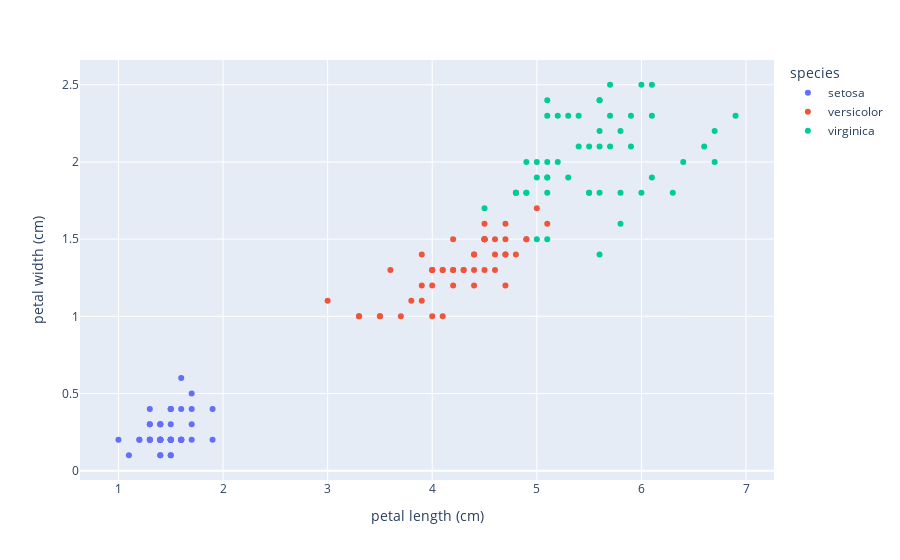

Notebook code for this chart:
### Code cell
px.scatter(data_frame=df, x="petal length (cm)", y="petal width (cm)", color="species")

### Figure 1 — Plotly figure (JSON) as saved in the notebook; plotly's stock layout.template omitted (floating-point values rounded to 4 significant figures)
{"data": [{"hovertemplate": "species=setosa<br>petal length (cm)=%{x}<br>petal width (cm)=%{y}<extra></extra>", "legendgroup": "setosa", "marker": {"color": "#636efa", "symbol": "circle"}, "mode": "markers", "name": "setosa", "orientation": "v", "showlegend": true, "type": "scatter", "x": [1.4, 1.4, 1.3, 1.5, 1.4, 1.7, 1.4, 1.5, 1.4, 1.5, 1.5, 1.6, 1.4, 1.1, 1.2, 1.5, 1.3, 1.4, 1.7, 1.5, 1.7, 1.5, 1, 1.7, 1.9, 1.6, 1.6, 1.5, 1.4, 1.6, 1.6, 1.5, 1.5, 1.4, 1.5, 1.2, 1.3, 1.4, 1.3, 1.5, 1.3, 1.3, 1.3, 1.6, 1.9, 1.4, 1.6, 1.4, 1.5, 1.4], "xaxis": "x", "y": [0.2, 0.2, 0.2, 0.2, 0.2, 0.4, 0.3, 0.2, 0.2, 0.1, 0.2, 0.2, 0.1, 0.1, 0.2, 0.4, 0.4, 0.3, 0.3, 0.3, 0.2, 0.4, 0.2, 0.5, 0.2, 0.2, 0.4, 0.2, 0.2, 0.2, 0.2, 0.4, 0.1, 0.2, 0.2, 0.2, 0.2, 0.1, 0.2, 0.2, 0.3, 0.3, 0.2, 0.6, 0.4, 0.3, 0.2, 0.2, 0.2, 0.2], "yaxis": "y"}, {"hovertemplate": "species=versicolor<br>petal length (cm)=%{x}<br>petal width (cm)=%{y}<extra></extra>", "legendgroup": "versicolor", "marker": {"color": "#EF553B", "symbol": "circle"}, "mode": "markers", "name": "versicolor", "orientation": "v", "showlegend": true, "type": "scatter", "x": [4.7, 4.5, 4.9, 4, 4.6, 4.5, 4.7, 3.3, 4.6, 3.9, 3.5, 4.2, 4, 4.7, 3.6, 4.4, 4.5, 4.1, 4.5, 3.9, 4.8, 4, 4.9, 4.7, 4.3, 4.4, 4.8, 5, 4.5, 3.5, 3.8, 3.7, 3.9, 5.1, 4.5, 4.5, 4.7, 4.4, 4.1, 4, 4.4, 4.6, 4, 3.3, 4.2, 4.2, 4.2, 4.3, 3, 4.1], "xaxis": "x", "y": [1.4, 1.5, 1.5, 1.3, 1.5, 1.3, 1.6, 1, 1.3, 1.4, 1, 1.5, 1, 1.4, 1.3, 1.4, 1.5, 1, 1.5, 1.1, 1.8, 1.3, 1.5, 1.2, 1.3, 1.4, 1.4, 1.7, 1.5, 1, 1.1, 1, 1.2, 1.6, 1.5, 1.6, 1.5, 1.3, 1.3, 1.3, 1.2, 1.4, 1.2, 1, 1.3, 1.2, 1.3, 1.3, 1.1, 1.3], "yaxis": "y"}, {"hovertemplate": "species=virginica<br>petal length (cm)=%{x}<br>petal width (cm)=%{y}<extra></extra>", "legendgroup": "virginica", "marker": {"color": "#00cc96", "symbol": "circle"}, "mode": "markers", "name": "virginica", "orientation": "v", "showlegend": true, "type": "scatter", "x": [6, 5.1, 5.9, 5.6, 5.8, 6.6, 4.5, 6.3, 5.8, 6.1, 5.1, 5.3, 5.5, 5, 5.1, 5.3, 5.5, 6.7, 6.9, 5, 5.7, 4.9, 6.7, 4.9, 5.7, 6, 4.8, 4.9, 5.6, 5.8, 6.1, 6.4, 5.6, 5.1, 5.6, 6.1, 5.6, 5.5, 4.8, 5.4, 5.6, 5.1, 5.1, 5.9, 5.7, 5.2, 5, 5.2, 5.4, 5.1], "xaxis": "x", "y": [2.5, 1.9, 2.1, 1.8, 2.2, 2.1, 1.7, 1.8, 1.8, 2.5, 2, 1.9, 2.1, 2, 2.4, 2.3, 1.8, 2.2, 2.3, 1.5, 2.3, 2, 2, 1.8, 2.1, 1.8, 1.8, 1.8, 2.1, 1.6, 1.9, 2, 2.2, 1.5, 1.4, 2.3, 2.4, 1.8, 1.8, 2.1, 2.4, 2.3, 1.9, 2.3, 2.5, 2.3, 1.9, 2, 2.3, 1.8], "yaxis": "y"}], "layout": {"autosize": true, "legend": {"title": {"text": "species"}, "tracegroupgap": 0}, "margin": {"t": 60}, "xaxis": {"anchor": "y", "autorange": true, "domain": [0, 1], "range": [0.6488, 7.251], "title": {"text": "petal length (cm)"}, "type": "linear"}, "yaxis": {"anchor": "x", "autorange": true, "domain": [0, 1], "range": [-0.08583, 2.686], "title": {"text": "petal width (cm)"}, "type": "linear"}}}
